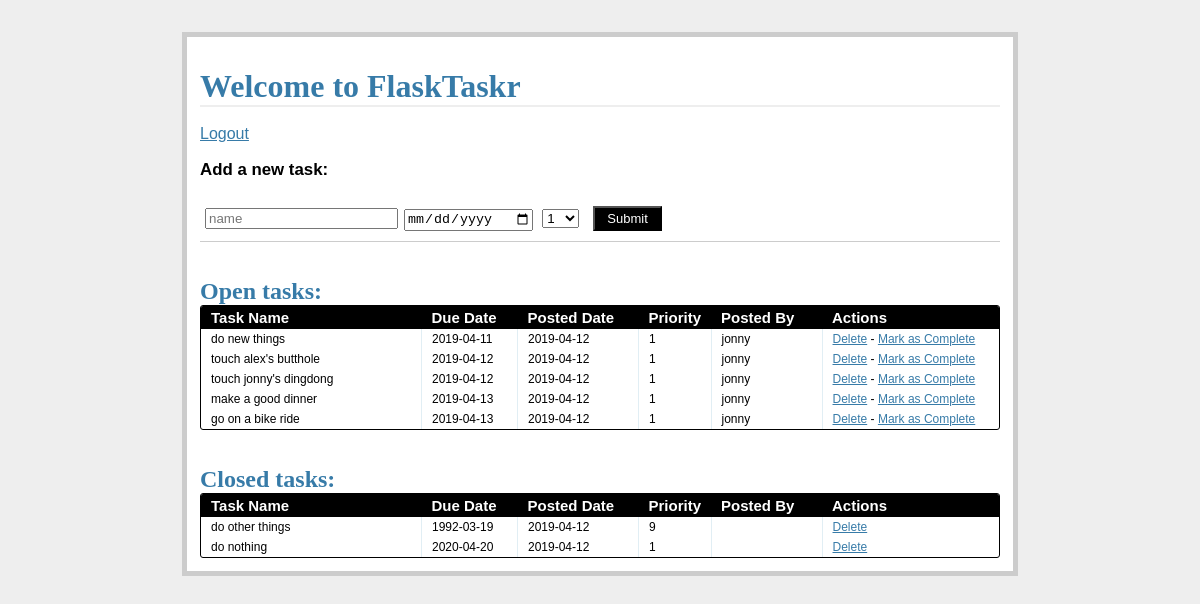
/tasks/ (signed in), run on an earlier commit of the app's database.
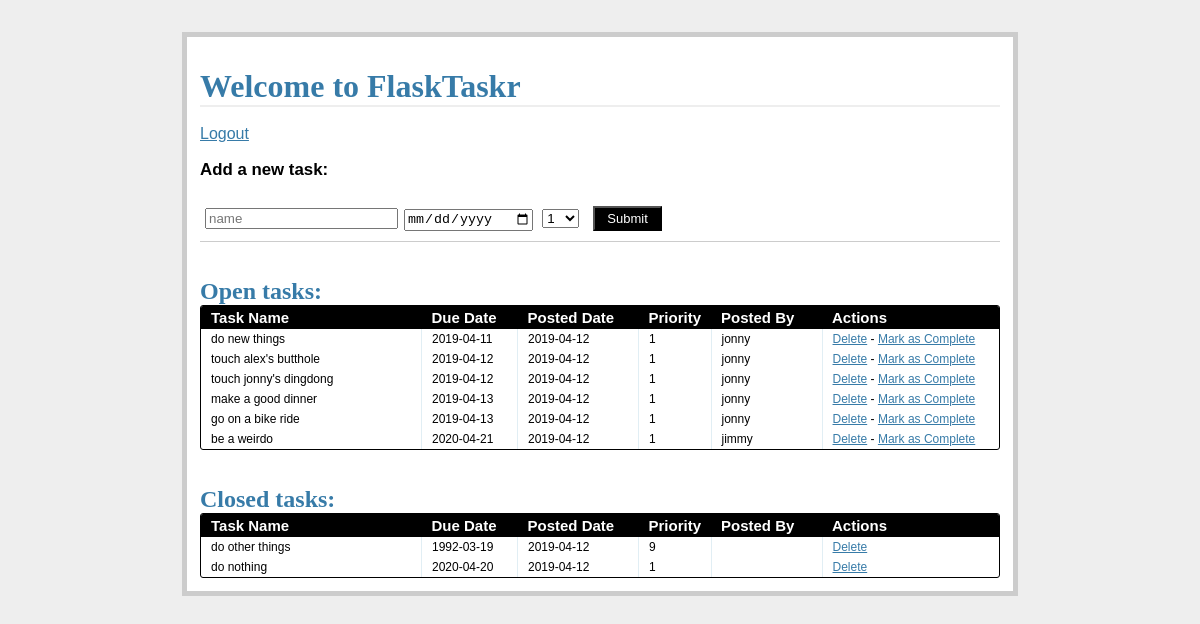
And on a later commit of the database.
### models.py (models this page shows, shortened)
class Task(db.Model):
    __tablename__ = "tasks"
    task_id = db.Column(db.Integer, primary_key=True)
    name = db.Column(db.String, nullable=False)
    due_date = db.Column(db.Date, nullable=False)
    priority = db.Column(db.Integer, nullable=False)
    posted_date = db.Column(db.Date, default=datetime.datetime.utcnow())
    status = db.Column(db.Integer)
    user_id = db.Column(db.Integer, db.ForeignKey('users.id'))

class User(db.Model):
    __tablename__ = 'users'
    id = db.Column(db.Integer, primary_key=True)
    name = db.Column(db.String, unique=True, nullable=False)
    email = db.Column(db.String, unique=True, nullable=False)
    password = db.Column(db.String, nullable=False)
    tasks = db.relationship('Task', backref='poster')

### views.py (the view)
@app.route('/tasks/')
@login_required
def tasks():
    return render_template(
        'tasks.html',
        form=AddTaskForm(request.form),
        open_tasks=open_tasks(),
        closed_tasks=closed_tasks()
    )

### forms.py
class AddTaskForm(Form):
    task_id = IntegerField()
    name = StringField('Task Name', validators=[DataRequired()])
    due_date = DateField(
        'Date Due (mm/dd/yyyy)',
        validators=[DataRequired()], format='%m/%d/%Y'
    )
    priority = SelectField(
        'Priority',
        validators=[DataRequired()],
        choices=[
            ('1', '1'), ('2', '2'), ('3', '3'), ('4', '4'), ('5', '5'),
            ('6', '6'), ('7', '7'), ('8', '8'), ('9', '9'), ('10', '10')
        ]
    )
    status = IntegerField('Status')

### views.py (called while the page is built)
def login_required(test):
    @wraps(test)
    def wrap(*args, **kwargs):
        if 'logged_in' in session:
            return test(*args, **kwargs)
        else:
            flash('You need to login first.')
            return redirect(url_for('login'))
    return wrap

def open_tasks():
    return db.session.query(Task).filter_by(
        status='1').order_by(Task.due_date.asc())

def closed_tasks():
    return db.session.query(Task).filter_by(
        status='0').order_by(Task.due_date.asc())

### templates/tasks.html (shortened to what this page needs)
{% extends "_base.html" %}
{% block content %}
<h1>Welcome to FlaskTaskr</h1>
<br>
<a href="{{ url_for('logout') }}">Logout</a>
<div class="add-task">
  <h3>Add a new task:</h3>
  <form action="{{ url_for('new_task') }}" method="post" class="inline-form">
    <div class="input-group">
      {{ form.name(placeholder="name") }}
    </div>
    <div class="input-group">
      {{ form.due_date(placeholder="due date") }}
    </div>
    <div class="input-group">
      {{ form.priority(placeholder="priority") }}
    </div>
    <div class="input-group">
      <button class="button" type="submit">Submit</button>
    </div>
</div>
<div class="entries">
  <br>
  <br>
  <h2>Open tasks:</h2>
  <div class="datagrid">
    <table>
      <thead>
        <tr>
          <th width="200px"><strong>Task Name</strong></th>
          <th width="75px"><strong>Due Date</strong></th>
          <th width="100px"><strong>Posted Date</strong></th>
          <th width="50px"><strong>Priority</strong></th>
          <th width="90px"><strong>Posted By</strong></th>
          <th><strong>Actions</strong></th>
        </tr>
      </thead>
      {% for task in open_tasks %}
        <tr>
          <td width="200px">{{ task.name }}</td>
          <td width="75px">{{ task.due_date }}</td>
          <td width="100px">{{ task.posted_date }}</td>
          <td width="50px">{{ task.priority }}</td>
          <td width="90px">{{ task.poster.name }}</td>
          <td>
            <a href="{{ url_for('delete_entry', task_id = task.task_id) }}">Delete</a>  -
            <a href="{{ url_for('complete', task_id = task.task_id) }}">Mark as Complete</a>
          </td>
        </tr>
      {% endfor %}
    </table>
  </div>
</div>
<br>
<br>
<div class="entries">
  <h2>Closed tasks:</h2>
  <div class="datagrid">
    <table>
      <thead>
        <tr>
          <th width="200px"><strong>Task Name</strong></th>
          <th width="75px"><strong>Due Date</strong></th>
          <th width="100px"><strong>Posted Date</strong></th>
          <th width="50px"><strong>Priority</strong></th>
          <th width="90px"><strong>Posted By</strong></th>
          <th><strong>Actions</strong></th>
        </tr>
      </thead>
      {% for task in closed_tasks %}
        <tr>
          <td width="200px">{{ task.name }}</td>
          <td width="75px">{{ task.due_date }}</td>
          <td width="100px">{{ task.posted_date }}</td>
          <td width="50px">{{ task.priority }}</td>
          <td width="90px">{{ task.poster.name }}</td>
          <td>
             <a href="{{ url_for('delete_entry', task_id = task.task_id) }}">Delete</a>
          </td>
        </tr>
      {% endfor %}
    </table>
  </div>
</div>
{% endblock %}

### templates/_base.html (shortened to what this page needs)
<!DOCTYPE html>
<html>
    <head>
        <link rel="stylesheet" href="{{ url_for('static', filename='css/main.css') }}">
    </head>
    <body>
        <div class='page'>
            <br>
            {% block content %}
            {% endblock %}
        </div>
    </body>
</html>

### static/css/main.css (style rules this page uses)
body { font-family: sans-serif; background: #eee; }
a, h1, h2 { color: #377BA8; }
h1, h2 { font-family: 'Georgia', serif; margin: 0; }
h1 { border-bottom: 2px solid #eee; }
h2 { font-size: 1.5em; }
.page { margin: 2em auto; width: 50em; border: 5px solid #ccc; padding: 0.8em; background: white; }
.entries { list-style: none; margin: 0; padding: 0; }
.add-task { font-size: 0.9em; border-bottom: 1px solid #ccc; }
.input-group { margin-bottom: 15px; }
.datagrid table { border-collapse: collapse; text-align: left; width: 100%; }
.datagrid { background: #fff; overflow: hidden; border: 1px solid #000000; border-radius: 3px; }
.datagrid table td, .datagrid table th { padding: 3px 10px; }
.datagrid table thead th { background-color:#000000; color:#FFFFFF; font-size: 15px; font-weight: bold; }
.datagrid table thead th:first-child { border: none; }
.datagrid table tbody td { color: #000000; border-left: 1px solid #E1EEF4; font-size: 12px; font-weight: normal; }
.datagrid table tbody td:first-child { border-left: none; }
.datagrid table tbody tr:last-child td { border-bottom: none; }
.button { background-color:#000; display:inline-block; color:#ffffff; font-size:13px; padding:3px 12px; margin: 0; text-decoration:none; position:relative; }
.inline-form .input-group { display: inline-block; margin: 10px 5px; }
.input-group input { width: 100%; }

What changed in the data, as far as the page shows it:
added Task: name "be a weirdo", due_date "2020-04-21", posted_date "2019-04-12", priority "1", poster.name "jimmy", shown under "Open tasks:"
